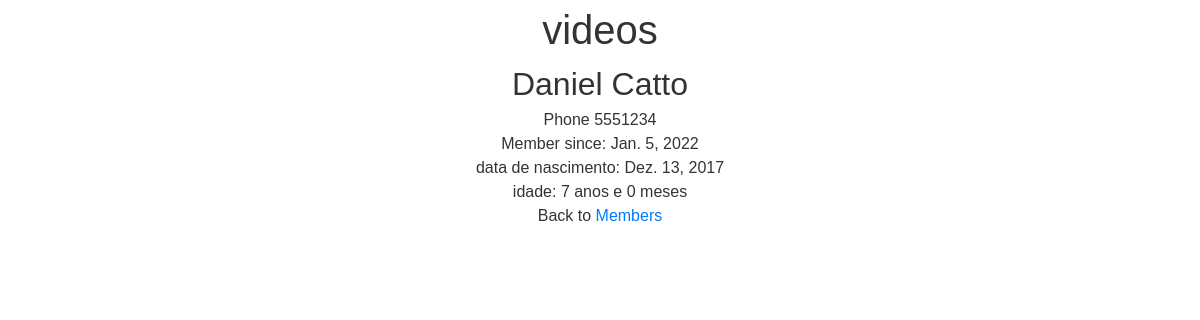
The app's page /members/details/1 with its own data.
### members/models.py (models this page shows, shortened)
class Member(models.Model):
  firstname = models.CharField(max_length=255)
  lastname = models.CharField(max_length=255)
  email = models.CharField(max_length=255)
  phone = models.IntegerField(null=True)
  birth_date = models.DateField(null=True)
  joined_date = models.DateField(null=True)

### members/views.py (the view)
# urls.py: path('members/details/<int:id>', views.details, name='details'),
def details(request, id):
    mymember = Member.objects.get(id=id)
    template = loader.get_template('details.html')
    data_ani =  str(mymember.birth_date)
    data_formatada = conv_data(data_ani)
    anos, meses = c_idade(data_formatada)
    idade = f'{anos} anos e {meses} meses'
    context = {
        'mymember': mymember, 'tempo_de_vida': idade,
    }
    return HttpResponse(template.render(context, request))

### utils/calculos/cal_idade.py (called while the page is built)
def calcular_idade(data_nascimento):
  data_nasc = datetime.datetime.strptime(data_nascimento, '%d/%m/%Y')
  hoje = datetime.datetime.now()
  diferenca = hoje - data_nasc
  anos = diferenca.days // 365
  meses = (diferenca.days % 365) // 30
  return anos, meses

def convert_date_format(date_str):
  date_obj = datetime.datetime.strptime(date_str, '%Y-%m-%d')
  return date_obj.strftime('%d/%m/%Y')

### members/templates/details.html (shortened to what this page needs)
{% extends 'master.html' %}
{% block content %}
  <h2>{{ mymember.firstname }} {{ mymember.lastname }}</h2>
  <p>Phone {{ mymember.phone }}</p>
  <p>Member since: {{ mymember.joined_date }}</p>
  <p>data de nascimento: {{ mymember.birth_date}}</p>
  <p>idade: {{  tempo_de_vida }}</p>
  <p>Back to <a href="/members">Members</a></p>
{% endblock %}

### static/css/styles.css (style rules this page uses)
html, body, div, span, applet, object, iframe, h1, h2, h3, h4, h5, h6, p, blockquote, pre, a, abbr, acronym, address, big, cite, code, del, dfn, em, img, ins, kbd, q, s, samp, small, strike, strong, sub, sup, tt, var, b, u, i, center, dl, dt, dd, ol, ul, li, fieldset, form, label, legend, table, caption, tbody, tfoot, thead, tr, th, td, article, aside, canvas, details, embed, figure, figcaption, footer, header, hgroup, menu, nav, output, ruby, section, summary, time, mark, audio, video { margin: 0; padding: 0; border: 0; font-size: 100%; font: inherit; vertical-align: baseline; }
body { font-family: Arial, sans-serif; font-size: 16px; line-height: 1.5; color: #333; background-color: #fff; text-align: center; }
h2 { font-size: 2rem; }
a { color: #007bff; text-decoration: none; }

### records on screen
Member: firstname "Daniel", lastname "Catto", phone "5551234", joined_date "Jan. 5, 2022", birth_date "Dez. 13, 2017"

### other values on screen
{{ tempo_de_vida }} "7 anos e 0 meses"
